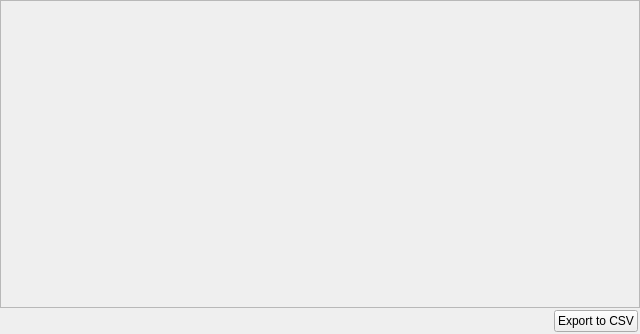
<?xml version="1.0" encoding="UTF-8"?>
<ui version="4.0">
 <class>RawDataDialog</class>
 <widget class="QDialog" name="RawDataDialog">
  <property name="geometry">
   <rect>
    <x>0</x>
    <y>0</y>
    <width>640</width>
    <height>334</height>
   </rect>
  </property>
  <property name="windowTitle">
   <string>Raw Data</string>
  </property>
  <layout class="QVBoxLayout" name="verticalLayout" stretch="255,1">
   <property name="spacing">
    <number>2</number>
   </property>
   <property name="leftMargin">
    <number>0</number>
   </property>
   <property name="topMargin">
    <number>0</number>
   </property>
   <property name="rightMargin">
    <number>0</number>
   </property>
   <property name="bottomMargin">
    <number>0</number>
   </property>
   <item>
    <widget class="QFrame" name="frameChartView">
     <property name="frameShape">
      <enum>QFrame::StyledPanel</enum>
     </property>
     <property name="frameShadow">
      <enum>QFrame::Raised</enum>
     </property>
    </widget>
   </item>
   <item>
    <layout class="QHBoxLayout" name="horizontalLayout">
     <property name="rightMargin">
      <number>2</number>
     </property>
     <property name="bottomMargin">
      <number>2</number>
     </property>
     <item>
      <spacer name="horizontalSpacer">
       <property name="orientation">
        <enum>Qt::Horizontal</enum>
       </property>
       <property name="sizeHint" stdset="0">
        <size>
         <width>518</width>
         <height>20</height>
        </size>
       </property>
      </spacer>
     </item>
     <item>
      <widget class="QPushButton" name="pushButtonExportToCsv">
       <property name="text">
        <string>Export to CSV</string>
       </property>
       <property name="autoDefault">
        <bool>false</bool>
       </property>
      </widget>
     </item>
    </layout>
   </item>
  </layout>
 </widget>
 <resources/>
 <connections/>
</ui>
